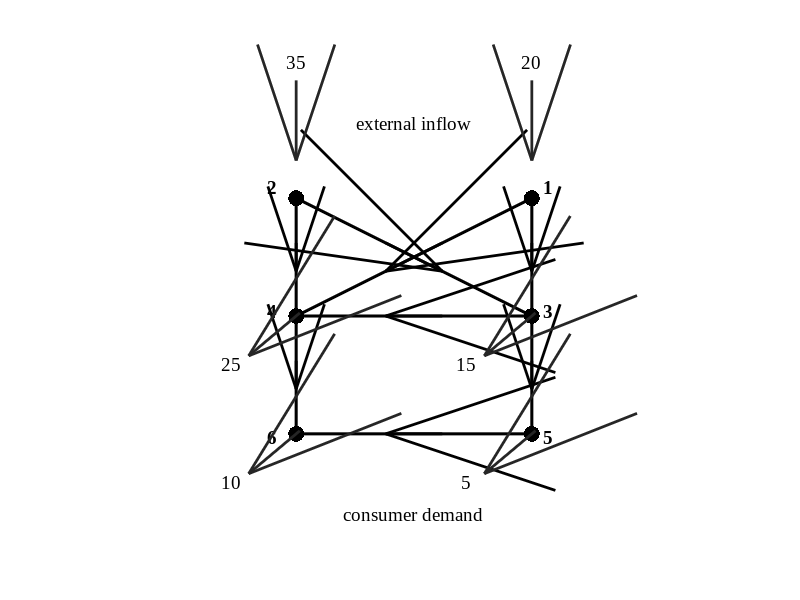
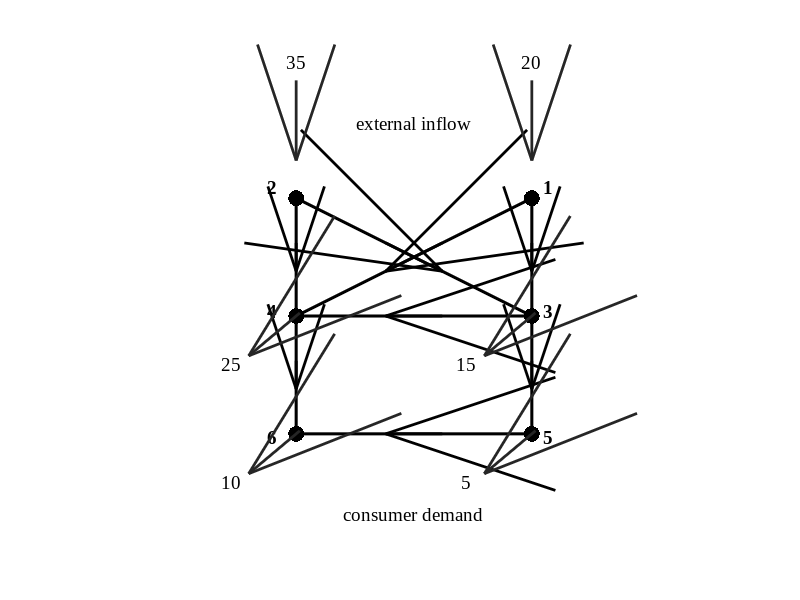

The MATLAB script that drew these images, in order: (Note: this script raises an error after producing the figures.)
function make_tanyimboh_reference_schematic
%MAKE_TANYIMBOH_REFERENCE_SCHEMATIC Reproduce the Case-A reference graph.

root = fileparts(fileparts(fileparts(mfilename('fullpath'))));
output_dir = fullfile(root, 'networks', 'tanyimboh_templeman', 'figures');
if ~exist(output_dir, 'dir')
    mkdir(output_dir);
end

% Node coordinates and directed links follow Case A in the reference table.
xy = [1 1; -1 1; 1 0; -1 0; 1 -1; -1 -1];
directed_links = [1 3; 1 4; 2 3; 2 4; 3 4; 3 5; 4 6; 5 6];

fig = figure('Color', 'w', 'Units', 'centimeters', ...
    'Position', [2 2 14 12]);
ax = axes(fig); hold(ax, 'on');
% At the manuscript's Figure 4 size, 14-pt Times labels render close to
% the 12-pt serif body text. Use one size for node, flow and legend labels.
label_font = 'Times New Roman';
label_size = 14;

for k = 1:size(directed_links, 1)
    a = directed_links(k, 1);
    b = directed_links(k, 2);
    p1 = xy(a, :);
    p2 = xy(b, :);
    plot(ax, [p1(1) p2(1)], [p1(2) p2(2)], 'k-', 'LineWidth', 2.2);

    % A short centered quiver gives an unambiguous arrow without covering nodes.
    start_point = p1 + 0.38 * (p2 - p1);
    arrow_vector = 0.24 * (p2 - p1);
    quiver(ax, start_point(1), start_point(2), ...
        arrow_vector(1), arrow_vector(2), 0, 'Color', 'k', ...
        'LineWidth', 2.0, 'MaxHeadSize', 1.8);
end

scatter(ax, xy(:,1), xy(:,2), 130, 'k', 'filled');
node_offsets = [0.14 0.10; -0.20 0.10; 0.14 0.05; -0.20 0.05; ...
    0.14 -0.02; -0.20 -0.02];
for n = 1:6
    text(ax, xy(n,1) + node_offsets(n,1), xy(n,2) + node_offsets(n,2), ...
        sprintf('%d', n), 'FontName', label_font, ...
        'FontSize', label_size, 'FontWeight', 'bold', ...
        'HorizontalAlignment', 'center', 'VerticalAlignment', 'middle');
end

% External inflows and demands; numbers are reference-problem flow rates.
external = [1 0 1 20; 2 0 1 35; 3 -0.62 -0.52 15; ...
    4 -0.62 -0.52 25; 5 -0.62 -0.52 5; 6 -0.62 -0.52 10];
for k = 1:size(external, 1)
    n = external(k, 1);
    direction = external(k, 2:3);
    if n <= 2
        start_point = xy(n,:) + direction;
        arrow_vector = -0.68 * direction;
        label_point = start_point + [0, 0.10];
    else
        start_point = xy(n,:) - 0.05 * direction;
        arrow_vector = 0.70 * direction;
        label_point = start_point + arrow_vector + 0.24 * direction;
    end
    quiver(ax, start_point(1), start_point(2), arrow_vector(1), ...
        arrow_vector(2), 0, 'Color', [0.15 0.15 0.15], ...
        'LineWidth', 2.0, 'MaxHeadSize', 1.4);
    text(ax, label_point(1), label_point(2), sprintf('%g', external(k,4)), ...
        'FontName', label_font, 'FontSize', label_size, ...
        'FontWeight', 'normal', ...
        'HorizontalAlignment', 'center', 'VerticalAlignment', 'bottom');
end

text(ax, 0, 1.64, 'external inflow', ...
    'FontName', label_font, 'FontSize', label_size, ...
    'HorizontalAlignment', 'center');
text(ax, 0, -1.68, 'consumer demand', ...
    'FontName', label_font, 'FontSize', label_size, ...
    'HorizontalAlignment', 'center');
axis(ax, 'equal');
xlim(ax, [-1.95 1.95]);
ylim(ax, [-1.85 2.30]);
axis(ax, 'off');

exportgraphics(fig, fullfile(output_dir, 'reference_schematic.png'), ...
    'Resolution', 600);
exportgraphics(fig, fullfile(output_dir, 'reference_schematic.svg'), ...
    'ContentType', 'vector');
close(fig);

generated_dir = fullfile(root, 'manuscript', 'generated', 'figures');
if ~isfolder(generated_dir), mkdir(generated_dir); end
copyfile(fullfile(output_dir, 'reference_schematic.png'), ...
    fullfile(generated_dir, 'tanyimboh_schemtic.png'), 'f');
copyfile(fullfile(output_dir, 'reference_schematic.svg'), ...
    fullfile(generated_dir, 'tanyimboh_schemtic.svg'), 'f');
end
